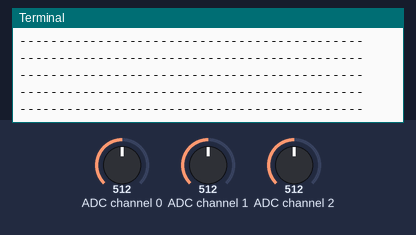
The program below on a simulated Raspberry Pi (BCM pin numbers). Parts: the last lines printed to the terminal. The inputs (shaded band) are chosen by the test bench; at power-on: ADC channel 0 = 512, ADC channel 2 = 512, ADC channel 1 = 512 (analog values on the 0–1023 scale).

Above: at 1.2 s.
1.3 s: ADC channel 0 set to 11
2.8 s: ADC channel 0 set to 8
At 2.85 s:
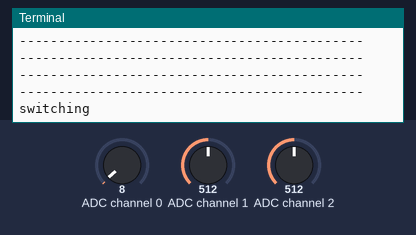
5.8 s: ADC channel 2 set to 11
At 5.8 s:
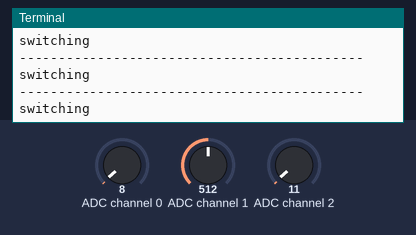
7.3 s: ADC channel 2 set to 8
At 7.33 s:
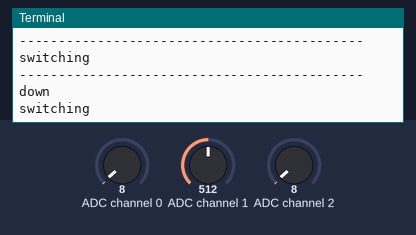

Measured:
- the behaviour switches between 10 and 9 on ADC channel 0 (found by bisection; images 0 and 1)
- after the input at 2.8 s, the terminal: prints a new line at once (image 1)
- after the input at 7.3 s, the terminal: prints a new line at once (image 3)

The program:

joystick.py
```python
import RPi.GPIO as GPIO
import spidev
import time
import os

#Open SPI bus
spi=spidev.SpiDev()
spi.open(0,0)
spi.max_speed_hz=1000000

#Function for reading data
def ReadChannel(channel):
    adc = spi.xfer2([1,(8+channel)<<4,0])
    data = ((adc[1]&3) << 8) + adc[2]
    return data

#assign a name to data channel
swt_channel=0
vrx_channel=1
vry_channel=2

#delay between readings in s
delay=0.05

#cyclic reading of position
while True:
    #read joystick position
    vrx_pos=ReadChannel(vrx_channel)
    vry_pos=ReadChannel(vry_channel)

    #read switch
    swt_val=ReadChannel(swt_channel)

    # Print out results
    print "--------------------------------------------"
    #print("X : {}  Y : {}  Switch : {}".format(vrx_pos,vry_pos,swt_val))
    if vrx_pos<10:
        print "left"
    elif vrx_pos==1023:
        print "right"
    if vry_pos==1023:
        print "up"
    elif vry_pos<10:
        print "down"
    if swt_val<10:
        print "switching"

    # Wait before repeating loop
    time.sleep(delay)
```
